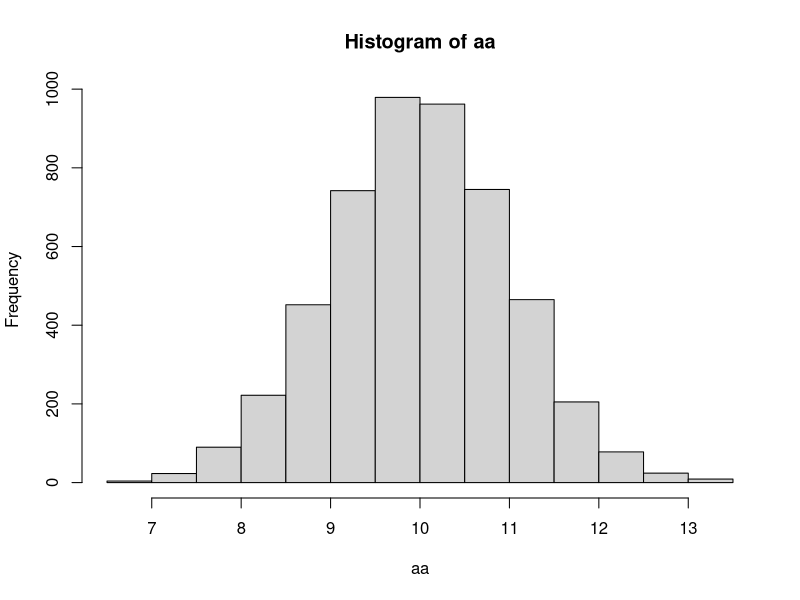
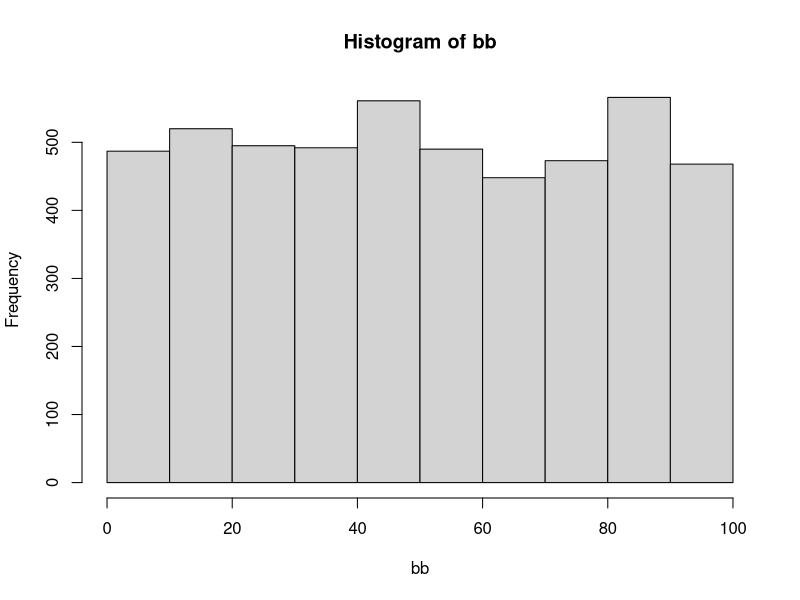

Reproduce these figures in R, in order.
# 내장 함수
seq(1,5, by=1.5)

set.seed(123) # random number 고정 / 난수표 12(seed number)3번 패턴 발생시키기
aa = rnorm(5000, mean=10, sd=1) # rnorm : 정규분포를 따르는 난수 생성
aa 
mean(aa)
hist(aa)

bb= runif(5000, min=0, max=100) # 균등분포를 따르는 난수 생성
mean(bb)
hist(bb)

sample(1:100, 10)

vec = 1:10
min(vec) # 최소값
max(vec) # 최대값
range(vec) # 범위
mean(vec) #평균
median(vec) #중앙값
var(vec) # 분산
sqrt(var(vec)) # 분산에 루트 = 표준편차
sd(vec) # 표준편차
quantile(vec) # 4분위수
table(vec)

# 사용자 정의 함수
func1 = function() {
  print("사용자 만세")
}
func1()
typeof(func1) # "closure" : 함수의 주소 가지고 있는거

func2 = function(arg1) {
  print(arg1)
  return(arg1 +10)
}
func2(10)

# 구구단 출력
gugu_func <- function(dan) {
  for(d in dan){
    for(i in 1:9) {
      cat(d, '*', i, '=', d*i, ' ')
    }
    cat('\n')
  }
}
gugu_func(2:5)

















